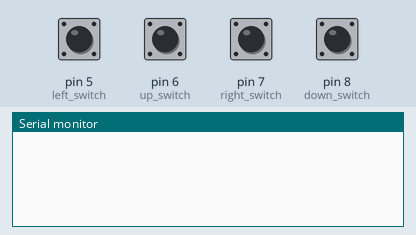
Bench run of a sketch on a simulated Arduino Uno, built with avr-gcc and run on an emulated ATmega328P. Parts: the last lines printed to the serial monitor. The inputs (shaded band) are chosen by the test bench; at power-on: pin 5 (left_switch), pin 6 (up_switch), pin 7 (right_switch), pin 8 (down_switch) LOW.

Above: at 1.8 s.
1.9 s: pin 5 (left_switch) pulled HIGH for 0.6 s
At 2.4 s:
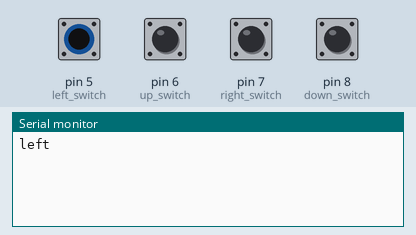
4.0 s: pin 6 (up_switch) pulled HIGH for 0.6 s
At 5.5 s:
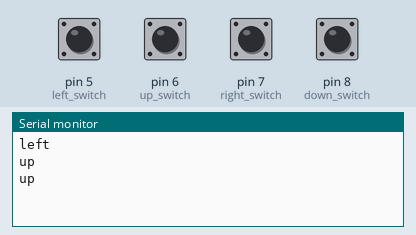
6.1 s: pin 7 (right_switch) pulled HIGH for 0.6 s
At 7.0 s:
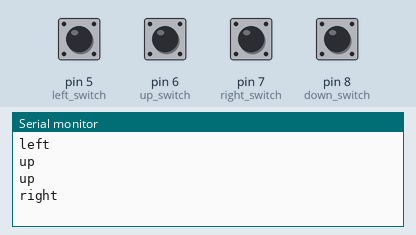
8.2 s: pin 8 (down_switch) pulled HIGH for 0.6 s
At 9.7 s:
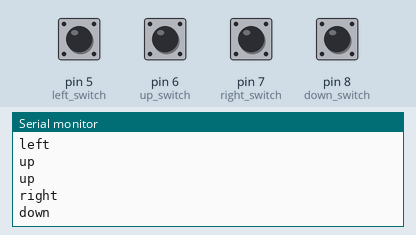

Measured:
- after the input at 1.9 s, the serial monitor: prints a new line after 0.10 s (image 1)
- after the input at 4.0 s, the serial monitor: prints a new line at once (image 2)
- after the input at 6.1 s, the serial monitor: prints a new line after 0.40 s (image 3)
- after the input at 8.2 s, the serial monitor: prints a new line after 0.30 s (image 4)

The sketch:

joystick.ino
```cpp
int left_trigger = 0;
int left_switch = 5;
int up_trigger = 0;
int up_switch = 6;
int right_trigger = 0;
int right_switch = 7;
int down_trigger = 0;
int down_switch = 8;

void setup() {
  pinMode(left_switch, INPUT);
  Serial.begin(38400);
}

void loop(){
  left_trigger = digitalRead(left_switch);
  if(left_trigger == HIGH){
     Serial.println("left");
  }

  up_trigger = digitalRead(up_switch);
  if(up_trigger == HIGH){
     Serial.println("up");
  }

  right_trigger = digitalRead(right_switch);
  if(right_trigger == HIGH){
     Serial.println("right");
  }

  down_trigger = digitalRead(down_switch);
  if(down_trigger == HIGH){
     Serial.println("down");
  }

  delay(500);
}
```
